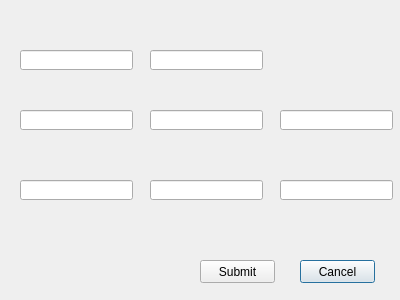
<?xml version="1.0" encoding="UTF-8"?>
<ui version="4.0">
 <class>NewCustomer</class>
 <widget class="QDialog" name="NewCustomer">
  <property name="geometry">
   <rect>
    <x>0</x>
    <y>0</y>
    <width>400</width>
    <height>300</height>
   </rect>
  </property>
  <property name="windowTitle">
   <string>Dialog</string>
  </property>
  <widget class="QLineEdit" name="carMakeBox">
   <property name="geometry">
    <rect>
     <x>150</x>
     <y>110</y>
     <width>113</width>
     <height>20</height>
    </rect>
   </property>
  </widget>
  <widget class="QLineEdit" name="jobPriceBox">
   <property name="geometry">
    <rect>
     <x>280</x>
     <y>180</y>
     <width>113</width>
     <height>20</height>
    </rect>
   </property>
  </widget>
  <widget class="QLineEdit" name="jobWorkBox">
   <property name="geometry">
    <rect>
     <x>20</x>
     <y>180</y>
     <width>113</width>
     <height>20</height>
    </rect>
   </property>
  </widget>
  <widget class="QPushButton" name="cancelButton">
   <property name="geometry">
    <rect>
     <x>300</x>
     <y>260</y>
     <width>75</width>
     <height>23</height>
    </rect>
   </property>
   <property name="text">
    <string>Cancel</string>
   </property>
  </widget>
  <widget class="QLineEdit" name="carYearBox">
   <property name="geometry">
    <rect>
     <x>20</x>
     <y>110</y>
     <width>113</width>
     <height>20</height>
    </rect>
   </property>
  </widget>
  <widget class="QPushButton" name="submitButton">
   <property name="geometry">
    <rect>
     <x>200</x>
     <y>260</y>
     <width>75</width>
     <height>23</height>
    </rect>
   </property>
   <property name="text">
    <string>Submit</string>
   </property>
  </widget>
  <widget class="QLineEdit" name="customerPhoneNumberBox">
   <property name="geometry">
    <rect>
     <x>150</x>
     <y>50</y>
     <width>113</width>
     <height>20</height>
    </rect>
   </property>
  </widget>
  <widget class="QLineEdit" name="carModelBox">
   <property name="geometry">
    <rect>
     <x>280</x>
     <y>110</y>
     <width>113</width>
     <height>20</height>
    </rect>
   </property>
  </widget>
  <widget class="QLineEdit" name="jobHoursBox">
   <property name="geometry">
    <rect>
     <x>150</x>
     <y>180</y>
     <width>113</width>
     <height>20</height>
    </rect>
   </property>
  </widget>
  <widget class="QLineEdit" name="customerNameBox">
   <property name="geometry">
    <rect>
     <x>20</x>
     <y>50</y>
     <width>113</width>
     <height>20</height>
    </rect>
   </property>
  </widget>
 </widget>
 <resources/>
 <connections/>
</ui>
